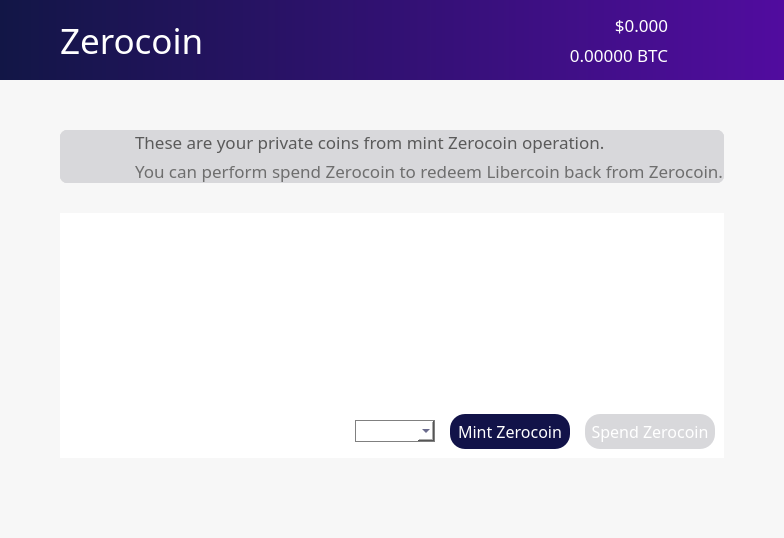
<?xml version="1.0" encoding="UTF-8"?>
<ui version="4.0">
 <class>ZerocoinPage</class>
 <widget class="QWidget" name="ZerocoinPage">
  <property name="geometry">
   <rect>
    <x>0</x>
    <y>0</y>
    <width>734</width>
    <height>538</height>
   </rect>
  </property>
  <property name="sizePolicy">
   <sizepolicy hsizetype="Preferred" vsizetype="Preferred">
    <horstretch>0</horstretch>
    <verstretch>0</verstretch>
   </sizepolicy>
  </property>
  <property name="minimumSize">
   <size>
    <width>0</width>
    <height>0</height>
   </size>
  </property>
  <property name="palette">
   <palette>
    <active>
     <colorrole role="WindowText">
      <brush brushstyle="SolidPattern">
       <color alpha="255">
        <red>0</red>
        <green>0</green>
        <blue>0</blue>
       </color>
      </brush>
     </colorrole>
     <colorrole role="Button">
      <brush brushstyle="SolidPattern">
       <color alpha="250">
        <red>247</red>
        <green>247</green>
        <blue>247</blue>
       </color>
      </brush>
     </colorrole>
     <colorrole role="Midlight">
      <brush brushstyle="SolidPattern">
       <color alpha="255">
        <red>255</red>
        <green>255</green>
        <blue>255</blue>
       </color>
      </brush>
     </colorrole>
     <colorrole role="Dark">
      <brush brushstyle="SolidPattern">
       <color alpha="255">
        <red>225</red>
        <green>225</green>
        <blue>225</blue>
       </color>
      </brush>
     </colorrole>
     <colorrole role="Mid">
      <brush brushstyle="SolidPattern">
       <color alpha="255">
        <red>0</red>
        <green>0</green>
        <blue>255</blue>
       </color>
      </brush>
     </colorrole>
     <colorrole role="Text">
      <brush brushstyle="SolidPattern">
       <color alpha="255">
        <red>0</red>
        <green>0</green>
        <blue>0</blue>
       </color>
      </brush>
     </colorrole>
     <colorrole role="BrightText">
      <brush brushstyle="SolidPattern">
       <color alpha="255">
        <red>255</red>
        <green>128</green>
        <blue>0</blue>
       </color>
      </brush>
     </colorrole>
     <colorrole role="ButtonText">
      <brush brushstyle="SolidPattern">
       <color alpha="255">
        <red>0</red>
        <green>0</green>
        <blue>0</blue>
       </color>
      </brush>
     </colorrole>
     <colorrole role="Base">
      <brush brushstyle="SolidPattern">
       <color alpha="250">
        <red>247</red>
        <green>247</green>
        <blue>247</blue>
       </color>
      </brush>
     </colorrole>
     <colorrole role="Window">
      <brush brushstyle="SolidPattern">
       <color alpha="250">
        <red>247</red>
        <green>247</green>
        <blue>247</blue>
       </color>
      </brush>
     </colorrole>
    </active>
    <inactive>
     <colorrole role="WindowText">
      <brush brushstyle="SolidPattern">
       <color alpha="255">
        <red>0</red>
        <green>0</green>
        <blue>0</blue>
       </color>
      </brush>
     </colorrole>
     <colorrole role="Button">
      <brush brushstyle="SolidPattern">
       <color alpha="250">
        <red>247</red>
        <green>247</green>
        <blue>247</blue>
       </color>
      </brush>
     </colorrole>
     <colorrole role="Midlight">
      <brush brushstyle="SolidPattern">
       <color alpha="255">
        <red>255</red>
        <green>255</green>
        <blue>255</blue>
       </color>
      </brush>
     </colorrole>
     <colorrole role="Dark">
      <brush brushstyle="SolidPattern">
       <color alpha="255">
        <red>225</red>
        <green>225</green>
        <blue>225</blue>
       </color>
      </brush>
     </colorrole>
     <colorrole role="Mid">
      <brush brushstyle="SolidPattern">
       <color alpha="255">
        <red>0</red>
        <green>0</green>
        <blue>255</blue>
       </color>
      </brush>
     </colorrole>
     <colorrole role="Text">
      <brush brushstyle="SolidPattern">
       <color alpha="255">
        <red>0</red>
        <green>0</green>
        <blue>0</blue>
       </color>
      </brush>
     </colorrole>
     <colorrole role="BrightText">
      <brush brushstyle="SolidPattern">
       <color alpha="255">
        <red>255</red>
        <green>128</green>
        <blue>0</blue>
       </color>
      </brush>
     </colorrole>
     <colorrole role="ButtonText">
      <brush brushstyle="SolidPattern">
       <color alpha="255">
        <red>0</red>
        <green>0</green>
        <blue>0</blue>
       </color>
      </brush>
     </colorrole>
     <colorrole role="Base">
      <brush brushstyle="SolidPattern">
       <color alpha="250">
        <red>247</red>
        <green>247</green>
        <blue>247</blue>
       </color>
      </brush>
     </colorrole>
     <colorrole role="Window">
      <brush brushstyle="SolidPattern">
       <color alpha="250">
        <red>247</red>
        <green>247</green>
        <blue>247</blue>
       </color>
      </brush>
     </colorrole>
    </inactive>
    <disabled>
     <colorrole role="WindowText">
      <brush brushstyle="SolidPattern">
       <color alpha="255">
        <red>225</red>
        <green>225</green>
        <blue>225</blue>
       </color>
      </brush>
     </colorrole>
     <colorrole role="Button">
      <brush brushstyle="SolidPattern">
       <color alpha="250">
        <red>247</red>
        <green>247</green>
        <blue>247</blue>
       </color>
      </brush>
     </colorrole>
     <colorrole role="Midlight">
      <brush brushstyle="SolidPattern">
       <color alpha="255">
        <red>255</red>
        <green>255</green>
        <blue>255</blue>
       </color>
      </brush>
     </colorrole>
     <colorrole role="Dark">
      <brush brushstyle="SolidPattern">
       <color alpha="255">
        <red>225</red>
        <green>225</green>
        <blue>225</blue>
       </color>
      </brush>
     </colorrole>
     <colorrole role="Mid">
      <brush brushstyle="SolidPattern">
       <color alpha="255">
        <red>0</red>
        <green>0</green>
        <blue>255</blue>
       </color>
      </brush>
     </colorrole>
     <colorrole role="Text">
      <brush brushstyle="SolidPattern">
       <color alpha="255">
        <red>225</red>
        <green>225</green>
        <blue>225</blue>
       </color>
      </brush>
     </colorrole>
     <colorrole role="BrightText">
      <brush brushstyle="SolidPattern">
       <color alpha="255">
        <red>255</red>
        <green>128</green>
        <blue>0</blue>
       </color>
      </brush>
     </colorrole>
     <colorrole role="ButtonText">
      <brush brushstyle="SolidPattern">
       <color alpha="255">
        <red>225</red>
        <green>225</green>
        <blue>225</blue>
       </color>
      </brush>
     </colorrole>
     <colorrole role="Base">
      <brush brushstyle="SolidPattern">
       <color alpha="250">
        <red>247</red>
        <green>247</green>
        <blue>247</blue>
       </color>
      </brush>
     </colorrole>
     <colorrole role="Window">
      <brush brushstyle="SolidPattern">
       <color alpha="250">
        <red>247</red>
        <green>247</green>
        <blue>247</blue>
       </color>
      </brush>
     </colorrole>
    </disabled>
   </palette>
  </property>
  <property name="font">
   <font>
    <family>Snell Roundhand</family>
   </font>
  </property>
  <property name="windowTitle">
   <string>Form</string>
  </property>
  <property name="autoFillBackground">
   <bool>false</bool>
  </property>
  <property name="styleSheet">
   <string notr="true">background-color:rgba(247, 247, 247, 250);
border:0;
</string>
  </property>
  <layout class="QVBoxLayout" name="topLayout">
   <property name="spacing">
    <number>0</number>
   </property>
   <property name="leftMargin">
    <number>0</number>
   </property>
   <property name="topMargin">
    <number>0</number>
   </property>
   <property name="rightMargin">
    <number>0</number>
   </property>
   <property name="bottomMargin">
    <number>0</number>
   </property>
   <item>
    <layout class="QHBoxLayout" name="horizontalLayout" stretch="0">
     <property name="spacing">
      <number>0</number>
     </property>
     <item>
      <layout class="QVBoxLayout" name="verticalLayout_2" stretch="0,0,0">
       <item>
        <layout class="QHBoxLayout" name="Nav">
         <property name="spacing">
          <number>0</number>
         </property>
         <property name="sizeConstraint">
          <enum>QLayout::SetDefaultConstraint</enum>
         </property>
         <property name="topMargin">
          <number>0</number>
         </property>
         <item>
          <widget class="QFrame" name="NavBar">
           <property name="sizePolicy">
            <sizepolicy hsizetype="Preferred" vsizetype="Preferred">
             <horstretch>0</horstretch>
             <verstretch>0</verstretch>
            </sizepolicy>
           </property>
           <property name="minimumSize">
            <size>
             <width>0</width>
             <height>80</height>
            </size>
           </property>
           <property name="maximumSize">
            <size>
             <width>16777215</width>
             <height>80</height>
            </size>
           </property>
           <property name="layoutDirection">
            <enum>Qt::LeftToRight</enum>
           </property>
           <property name="autoFillBackground">
            <bool>false</bool>
           </property>
           <property name="styleSheet">
            <string notr="true">background: QLinearGradient(x1: 0, y1: 0, x2: 1, y2: 0, stop: 0 #121646, stop: 1 #510c9f);
border:0;
</string>
           </property>
           <property name="frameShape">
            <enum>QFrame::StyledPanel</enum>
           </property>
           <property name="frameShadow">
            <enum>QFrame::Raised</enum>
           </property>
           <layout class="QHBoxLayout" name="horizontalLayout_3">
            <property name="spacing">
             <number>-1</number>
            </property>
            <property name="leftMargin">
             <number>60</number>
            </property>
            <property name="topMargin">
             <number>0</number>
            </property>
            <property name="rightMargin">
             <number>60</number>
            </property>
            <property name="bottomMargin">
             <number>0</number>
            </property>
            <item>
             <widget class="QLabel" name="label_2">
              <property name="sizePolicy">
               <sizepolicy hsizetype="Preferred" vsizetype="Preferred">
                <horstretch>0</horstretch>
                <verstretch>0</verstretch>
               </sizepolicy>
              </property>
              <property name="font">
               <font>
                <family>ZoinLight</family>
                <pointsize>26</pointsize>
               </font>
              </property>
              <property name="autoFillBackground">
               <bool>false</bool>
              </property>
              <property name="styleSheet">
               <string notr="true">color:white;
background-color: rgba(255, 255, 255,0);</string>
              </property>
              <property name="text">
               <string>Zerocoin</string>
              </property>
              <property name="indent">
               <number>0</number>
              </property>
             </widget>
            </item>
            <item>
             <layout class="QVBoxLayout" name="verticalLayout_5">
              <item>
               <widget class="QLabel" name="priceUSD">
                <property name="font">
                 <font>
                  <family>ZoinMedium</family>
                  <pointsize>13</pointsize>
                  <weight>50</weight>
                  <bold>false</bold>
                 </font>
                </property>
                <property name="styleSheet">
                 <string notr="true">background-color: rgb(0,0,0,0);
color: white;</string>
                </property>
                <property name="text">
                 <string>$0.000</string>
                </property>
                <property name="alignment">
                 <set>Qt::AlignBottom|Qt::AlignRight|Qt::AlignTrailing</set>
                </property>
               </widget>
              </item>
              <item>
               <widget class="QLabel" name="priceBTC">
                <property name="font">
                 <font>
                  <family>ZoinLight</family>
                  <pointsize>13</pointsize>
                 </font>
                </property>
                <property name="styleSheet">
                 <string notr="true">background-color: rgb(0,0,0,0);
color: white;</string>
                </property>
                <property name="text">
                 <string>0.00000 BTC</string>
                </property>
                <property name="alignment">
                 <set>Qt::AlignRight|Qt::AlignTop|Qt::AlignTrailing</set>
                </property>
               </widget>
              </item>
             </layout>
            </item>
            <item>
             <widget class="QPushButton" name="pushButton">
              <property name="minimumSize">
               <size>
                <width>50</width>
                <height>80</height>
               </size>
              </property>
              <property name="maximumSize">
               <size>
                <width>50</width>
                <height>80</height>
               </size>
              </property>
              <property name="styleSheet">
               <string notr="true">background: rgb(0,0,0,0);</string>
              </property>
              <property name="text">
               <string/>
              </property>
              <property name="icon">
               <iconset resource="../bitcoin.qrc">
                <normaloff>:/icons/Exports_45</normaloff>:/icons/Exports_45</iconset>
              </property>
              <property name="iconSize">
               <size>
                <width>70</width>
                <height>70</height>
               </size>
              </property>
             </widget>
            </item>
           </layout>
          </widget>
         </item>
        </layout>
       </item>
       <item>
        <widget class="QFrame" name="frame">
         <property name="palette">
          <palette>
           <active>
            <colorrole role="Button">
             <brush brushstyle="SolidPattern">
              <color alpha="250">
               <red>247</red>
               <green>247</green>
               <blue>247</blue>
              </color>
             </brush>
            </colorrole>
            <colorrole role="Base">
             <brush brushstyle="SolidPattern">
              <color alpha="250">
               <red>247</red>
               <green>247</green>
               <blue>247</blue>
              </color>
             </brush>
            </colorrole>
            <colorrole role="Window">
             <brush brushstyle="SolidPattern">
              <color alpha="250">
               <red>247</red>
               <green>247</green>
               <blue>247</blue>
              </color>
             </brush>
            </colorrole>
           </active>
           <inactive>
            <colorrole role="Button">
             <brush brushstyle="SolidPattern">
              <color alpha="250">
               <red>247</red>
               <green>247</green>
               <blue>247</blue>
              </color>
             </brush>
            </colorrole>
            <colorrole role="Base">
             <brush brushstyle="SolidPattern">
              <color alpha="250">
               <red>247</red>
               <green>247</green>
               <blue>247</blue>
              </color>
             </brush>
            </colorrole>
            <colorrole role="Window">
             <brush brushstyle="SolidPattern">
              <color alpha="250">
               <red>247</red>
               <green>247</green>
               <blue>247</blue>
              </color>
             </brush>
            </colorrole>
           </inactive>
           <disabled>
            <colorrole role="Button">
             <brush brushstyle="SolidPattern">
              <color alpha="250">
               <red>247</red>
               <green>247</green>
               <blue>247</blue>
              </color>
             </brush>
            </colorrole>
            <colorrole role="Base">
             <brush brushstyle="SolidPattern">
              <color alpha="250">
               <red>247</red>
               <green>247</green>
               <blue>247</blue>
              </color>
             </brush>
            </colorrole>
            <colorrole role="Window">
             <brush brushstyle="SolidPattern">
              <color alpha="250">
               <red>247</red>
               <green>247</green>
               <blue>247</blue>
              </color>
             </brush>
            </colorrole>
           </disabled>
          </palette>
         </property>
         <property name="styleSheet">
          <string notr="true"/>
         </property>
         <property name="frameShape">
          <enum>QFrame::NoFrame</enum>
         </property>
         <property name="frameShadow">
          <enum>QFrame::Raised</enum>
         </property>
         <property name="lineWidth">
          <number>1</number>
         </property>
         <property name="midLineWidth">
          <number>0</number>
         </property>
         <layout class="QVBoxLayout" name="verticalLayout_4">
          <property name="spacing">
           <number>0</number>
          </property>
          <property name="leftMargin">
           <number>60</number>
          </property>
          <property name="topMargin">
           <number>50</number>
          </property>
          <property name="rightMargin">
           <number>60</number>
          </property>
          <property name="bottomMargin">
           <number>0</number>
          </property>
          <item>
           <widget class="QFrame" name="balance_frame">
            <property name="enabled">
             <bool>true</bool>
            </property>
            <property name="palette">
             <palette>
              <active>
               <colorrole role="Button">
                <brush brushstyle="SolidPattern">
                 <color alpha="255">
                  <red>216</red>
                  <green>216</green>
                  <blue>219</blue>
                 </color>
                </brush>
               </colorrole>
               <colorrole role="Base">
                <brush brushstyle="SolidPattern">
                 <color alpha="255">
                  <red>216</red>
                  <green>216</green>
                  <blue>219</blue>
                 </color>
                </brush>
               </colorrole>
               <colorrole role="Window">
                <brush brushstyle="SolidPattern">
                 <color alpha="255">
                  <red>216</red>
                  <green>216</green>
                  <blue>219</blue>
                 </color>
                </brush>
               </colorrole>
              </active>
              <inactive>
               <colorrole role="Button">
                <brush brushstyle="SolidPattern">
                 <color alpha="255">
                  <red>216</red>
                  <green>216</green>
                  <blue>219</blue>
                 </color>
                </brush>
               </colorrole>
               <colorrole role="Base">
                <brush brushstyle="SolidPattern">
                 <color alpha="255">
                  <red>216</red>
                  <green>216</green>
                  <blue>219</blue>
                 </color>
                </brush>
               </colorrole>
               <colorrole role="Window">
                <brush brushstyle="SolidPattern">
                 <color alpha="255">
                  <red>216</red>
                  <green>216</green>
                  <blue>219</blue>
                 </color>
                </brush>
               </colorrole>
              </inactive>
              <disabled>
               <colorrole role="Button">
                <brush brushstyle="SolidPattern">
                 <color alpha="255">
                  <red>216</red>
                  <green>216</green>
                  <blue>219</blue>
                 </color>
                </brush>
               </colorrole>
               <colorrole role="Base">
                <brush brushstyle="SolidPattern">
                 <color alpha="255">
                  <red>216</red>
                  <green>216</green>
                  <blue>219</blue>
                 </color>
                </brush>
               </colorrole>
               <colorrole role="Window">
                <brush brushstyle="SolidPattern">
                 <color alpha="255">
                  <red>216</red>
                  <green>216</green>
                  <blue>219</blue>
                 </color>
                </brush>
               </colorrole>
              </disabled>
             </palette>
            </property>
            <property name="contextMenuPolicy">
             <enum>Qt::DefaultContextMenu</enum>
            </property>
            <property name="styleSheet">
             <string notr="true">background-color: rgb(216, 216, 219);
border:0;
border-radius:7px;
border-style:solid;</string>
            </property>
            <property name="frameShape">
             <enum>QFrame::StyledPanel</enum>
            </property>
            <property name="frameShadow">
             <enum>QFrame::Plain</enum>
            </property>
            <property name="lineWidth">
             <number>1</number>
            </property>
            <layout class="QHBoxLayout" name="horizontalLayout_4">
             <property name="spacing">
              <number>0</number>
             </property>
             <property name="sizeConstraint">
              <enum>QLayout::SetDefaultConstraint</enum>
             </property>
             <property name="leftMargin">
              <number>0</number>
             </property>
             <property name="topMargin">
              <number>0</number>
             </property>
             <property name="rightMargin">
              <number>0</number>
             </property>
             <property name="bottomMargin">
              <number>0</number>
             </property>
             <item>
              <widget class="QPushButton" name="pushButton_3">
               <property name="sizePolicy">
                <sizepolicy hsizetype="Fixed" vsizetype="Preferred">
                 <horstretch>0</horstretch>
                 <verstretch>0</verstretch>
                </sizepolicy>
               </property>
               <property name="minimumSize">
                <size>
                 <width>75</width>
                 <height>0</height>
                </size>
               </property>
               <property name="text">
                <string/>
               </property>
               <property name="icon">
                <iconset resource="../bitcoin.qrc">
                 <normaloff>:/icons/Exports_47</normaloff>:/icons/Exports_47</iconset>
               </property>
               <property name="iconSize">
                <size>
                 <width>70</width>
                 <height>70</height>
                </size>
               </property>
              </widget>
             </item>
             <item>
              <layout class="QVBoxLayout" name="verticalLayout_6">
               <property name="spacing">
                <number>5</number>
               </property>
               <property name="leftMargin">
                <number>0</number>
               </property>
               <property name="topMargin">
                <number>0</number>
               </property>
               <property name="bottomMargin">
                <number>0</number>
               </property>
               <item>
                <widget class="QLabel" name="label_3">
                 <property name="enabled">
                  <bool>false</bool>
                 </property>
                 <property name="sizePolicy">
                  <sizepolicy hsizetype="Preferred" vsizetype="Preferred">
                   <horstretch>0</horstretch>
                   <verstretch>0</verstretch>
                  </sizepolicy>
                 </property>
                 <property name="font">
                  <font>
                   <family>ZoinMedium</family>
                   <pointsize>13</pointsize>
                   <weight>50</weight>
                   <bold>false</bold>
                  </font>
                 </property>
                 <property name="layoutDirection">
                  <enum>Qt::LeftToRight</enum>
                 </property>
                 <property name="autoFillBackground">
                  <bool>false</bool>
                 </property>
                 <property name="styleSheet">
                  <string notr="true">color: rgb(90, 90, 90);</string>
                 </property>
                 <property name="text">
                  <string>These are your private coins from mint Zerocoin operation.</string>
                 </property>
                 <property name="alignment">
                  <set>Qt::AlignBottom|Qt::AlignLeading|Qt::AlignLeft</set>
                 </property>
                 <property name="indent">
                  <number>-1</number>
                 </property>
                </widget>
               </item>
               <item>
                <widget class="QLabel" name="labelUnconfirmed">
                 <property name="enabled">
                  <bool>false</bool>
                 </property>
                 <property name="sizePolicy">
                  <sizepolicy hsizetype="Preferred" vsizetype="Preferred">
                   <horstretch>0</horstretch>
                   <verstretch>0</verstretch>
                  </sizepolicy>
                 </property>
                 <property name="font">
                  <font>
                   <family>ZoinLight</family>
                   <pointsize>13</pointsize>
                   <weight>50</weight>
                   <bold>false</bold>
                  </font>
                 </property>
                 <property name="cursor">
                  <cursorShape>IBeamCursor</cursorShape>
                 </property>
                 <property name="toolTip">
                  <string>Total of transactions that have yet to be confirmed, and do not yet count toward the current balance</string>
                 </property>
                 <property name="layoutDirection">
                  <enum>Qt::LeftToRight</enum>
                 </property>
                 <property name="styleSheet">
                  <string notr="true">color: rgb(110, 110, 110);</string>
                 </property>
                 <property name="text">
                  <string notr="true">You can perform spend Zerocoin to redeem Libercoin back from Zerocoin.</string>
                 </property>
                 <property name="alignment">
                  <set>Qt::AlignLeading|Qt::AlignLeft|Qt::AlignTop</set>
                 </property>
                 <property name="textInteractionFlags">
                  <set>Qt::LinksAccessibleByMouse|Qt::TextSelectableByKeyboard|Qt::TextSelectableByMouse</set>
                 </property>
                </widget>
               </item>
              </layout>
             </item>
            </layout>
           </widget>
          </item>
          <item>
           <layout class="QVBoxLayout" name="verticalLayout_11">
            <property name="topMargin">
             <number>30</number>
            </property>
           </layout>
          </item>
          <item>
           <widget class="QFrame" name="frame_4">
            <property name="palette">
             <palette>
              <active>
               <colorrole role="Button">
                <brush brushstyle="SolidPattern">
                 <color alpha="255">
                  <red>216</red>
                  <green>216</green>
                  <blue>219</blue>
                 </color>
                </brush>
               </colorrole>
               <colorrole role="Base">
                <brush brushstyle="SolidPattern">
                 <color alpha="255">
                  <red>216</red>
                  <green>216</green>
                  <blue>219</blue>
                 </color>
                </brush>
               </colorrole>
               <colorrole role="Window">
                <brush brushstyle="SolidPattern">
                 <color alpha="255">
                  <red>216</red>
                  <green>216</green>
                  <blue>219</blue>
                 </color>
                </brush>
               </colorrole>
              </active>
              <inactive>
               <colorrole role="Button">
                <brush brushstyle="SolidPattern">
                 <color alpha="255">
                  <red>216</red>
                  <green>216</green>
                  <blue>219</blue>
                 </color>
                </brush>
               </colorrole>
               <colorrole role="Base">
                <brush brushstyle="SolidPattern">
                 <color alpha="255">
                  <red>216</red>
                  <green>216</green>
                  <blue>219</blue>
                 </color>
                </brush>
               </colorrole>
               <colorrole role="Window">
                <brush brushstyle="SolidPattern">
                 <color alpha="255">
                  <red>216</red>
                  <green>216</green>
                  <blue>219</blue>
                 </color>
                </brush>
               </colorrole>
              </inactive>
              <disabled>
               <colorrole role="Button">
                <brush brushstyle="SolidPattern">
                 <color alpha="255">
                  <red>216</red>
                  <green>216</green>
                  <blue>219</blue>
                 </color>
                </brush>
               </colorrole>
               <colorrole role="Base">
                <brush brushstyle="SolidPattern">
                 <color alpha="255">
                  <red>216</red>
                  <green>216</green>
                  <blue>219</blue>
                 </color>
                </brush>
               </colorrole>
               <colorrole role="Window">
                <brush brushstyle="SolidPattern">
                 <color alpha="255">
                  <red>216</red>
                  <green>216</green>
                  <blue>219</blue>
                 </color>
                </brush>
               </colorrole>
              </disabled>
             </palette>
            </property>
            <property name="styleSheet">
             <string notr="true">background-color: rgb(216, 216, 219);
border:0;</string>
            </property>
            <property name="frameShape">
             <enum>QFrame::StyledPanel</enum>
            </property>
            <property name="frameShadow">
             <enum>QFrame::Raised</enum>
            </property>
            <layout class="QVBoxLayout" name="verticalLayout">
             <property name="spacing">
              <number>0</number>
             </property>
             <property name="leftMargin">
              <number>0</number>
             </property>
             <property name="topMargin">
              <number>0</number>
             </property>
             <property name="rightMargin">
              <number>0</number>
             </property>
             <property name="bottomMargin">
              <number>0</number>
             </property>
             <item>
              <widget class="QTableView" name="tableView">
               <property name="palette">
                <palette>
                 <active>
                  <colorrole role="Button">
                   <brush brushstyle="SolidPattern">
                    <color alpha="255">
                     <red>255</red>
                     <green>255</green>
                     <blue>255</blue>
                    </color>
                   </brush>
                  </colorrole>
                  <colorrole role="Base">
                   <brush brushstyle="SolidPattern">
                    <color alpha="255">
                     <red>255</red>
                     <green>255</green>
                     <blue>255</blue>
                    </color>
                   </brush>
                  </colorrole>
                  <colorrole role="Window">
                   <brush brushstyle="SolidPattern">
                    <color alpha="255">
                     <red>255</red>
                     <green>255</green>
                     <blue>255</blue>
                    </color>
                   </brush>
                  </colorrole>
                 </active>
                 <inactive>
                  <colorrole role="Button">
                   <brush brushstyle="SolidPattern">
                    <color alpha="255">
                     <red>255</red>
                     <green>255</green>
                     <blue>255</blue>
                    </color>
                   </brush>
                  </colorrole>
                  <colorrole role="Base">
                   <brush brushstyle="SolidPattern">
                    <color alpha="255">
                     <red>255</red>
                     <green>255</green>
                     <blue>255</blue>
                    </color>
                   </brush>
                  </colorrole>
                  <colorrole role="Window">
                   <brush brushstyle="SolidPattern">
                    <color alpha="255">
                     <red>255</red>
                     <green>255</green>
                     <blue>255</blue>
                    </color>
                   </brush>
                  </colorrole>
                 </inactive>
                 <disabled>
                  <colorrole role="Button">
                   <brush brushstyle="SolidPattern">
                    <color alpha="255">
                     <red>255</red>
                     <green>255</green>
                     <blue>255</blue>
                    </color>
                   </brush>
                  </colorrole>
                  <colorrole role="Base">
                   <brush brushstyle="SolidPattern">
                    <color alpha="255">
                     <red>255</red>
                     <green>255</green>
                     <blue>255</blue>
                    </color>
                   </brush>
                  </colorrole>
                  <colorrole role="Window">
                   <brush brushstyle="SolidPattern">
                    <color alpha="255">
                     <red>255</red>
                     <green>255</green>
                     <blue>255</blue>
                    </color>
                   </brush>
                  </colorrole>
                 </disabled>
                </palette>
               </property>
               <property name="font">
                <font>
                 <family>ZoinRegular</family>
                 <pointsize>12</pointsize>
                </font>
               </property>
               <property name="styleSheet">
                <string notr="true">background-color: rgb(255, 255, 255);
border:0;
</string>
               </property>
               <property name="lineWidth">
                <number>0</number>
               </property>
               <property name="showDropIndicator" stdset="0">
                <bool>false</bool>
               </property>
               <property name="selectionBehavior">
                <enum>QAbstractItemView::SelectRows</enum>
               </property>
               <property name="showGrid">
                <bool>false</bool>
               </property>
               <property name="gridStyle">
                <enum>Qt::NoPen</enum>
               </property>
               <property name="wordWrap">
                <bool>false</bool>
               </property>
               <property name="cornerButtonEnabled">
                <bool>false</bool>
               </property>
               <attribute name="horizontalHeaderVisible">
                <bool>true</bool>
               </attribute>
              </widget>
             </item>
             <item>
              <widget class="QFrame" name="frame_3">
               <property name="styleSheet">
                <string notr="true">color:white;
background-color: rgb(255,255,255);
border:0;
</string>
               </property>
               <property name="frameShape">
                <enum>QFrame::StyledPanel</enum>
               </property>
               <property name="frameShadow">
                <enum>QFrame::Raised</enum>
               </property>
               <layout class="QHBoxLayout" name="horizontalLayout_5">
                <property name="spacing">
                 <number>15</number>
                </property>
                <item>
                 <spacer name="horizontalSpacer">
                  <property name="orientation">
                   <enum>Qt::Horizontal</enum>
                  </property>
                  <property name="sizeHint" stdset="0">
                   <size>
                    <width>40</width>
                    <height>20</height>
                   </size>
                  </property>
                 </spacer>
                </item>
                <item>
                 <widget class="QComboBox" name="zerocoinAmount">
                  <property name="minimumSize">
                   <size>
                    <width>80</width>
                    <height>0</height>
                   </size>
                  </property>
                  <property name="font">
                   <font>
                    <family>ZoinLight</family>
                    <pointsize>10</pointsize>
                   </font>
                  </property>
                  <property name="styleSheet">
                   <string notr="true">color: #121349;
border-radius:15px;
border-color:gray;
border-width:1px;
border-style:solid;</string>
                  </property>
                  <property name="editable">
                   <bool>false</bool>
                  </property>
                  <property name="currentText">
                   <string/>
                  </property>
                 </widget>
                </item>
                <item>
                 <widget class="QPushButton" name="zerocoinMintButton">
                  <property name="sizePolicy">
                   <sizepolicy hsizetype="Fixed" vsizetype="Fixed">
                    <horstretch>0</horstretch>
                    <verstretch>0</verstretch>
                   </sizepolicy>
                  </property>
                  <property name="font">
                   <font>
                    <family>ZoinRegular</family>
                    <pointsize>12</pointsize>
                    <weight>50</weight>
                    <bold>false</bold>
                   </font>
                  </property>
                  <property name="styleSheet">
                   <string notr="true">background-color: #121349;
color: white;
border-radius:15px;
height:35px;
width:120px;
border-color:gray;
border-width:0px;
border-style:solid;</string>
                  </property>
                  <property name="text">
                   <string>Mint Zerocoin</string>
                  </property>
                 </widget>
                </item>
                <item>
                 <widget class="QPushButton" name="zerocoinSpendButton">
                  <property name="enabled">
                   <bool>true</bool>
                  </property>
                  <property name="sizePolicy">
                   <sizepolicy hsizetype="Fixed" vsizetype="Fixed">
                    <horstretch>0</horstretch>
                    <verstretch>0</verstretch>
                   </sizepolicy>
                  </property>
                  <property name="font">
                   <font>
                    <family>ZoinRegular</family>
                    <pointsize>12</pointsize>
                    <weight>50</weight>
                    <bold>false</bold>
                   </font>
                  </property>
                  <property name="styleSheet">
                   <string notr="true">background-color: rgb(216, 216, 219);
color: white;
border-radius:15px;
height:35px;
width:130px;
border-color:gray;
border-width:0px;
border-style:solid;
</string>
                  </property>
                  <property name="text">
                   <string>Spend Zerocoin</string>
                  </property>
                 </widget>
                </item>
               </layout>
              </widget>
             </item>
            </layout>
           </widget>
          </item>
          <item>
           <layout class="QHBoxLayout" name="horizontalLayout_7">
            <property name="spacing">
             <number>0</number>
            </property>
            <property name="topMargin">
             <number>0</number>
            </property>
            <item>
             <spacer name="horizontalSpacer_2">
              <property name="orientation">
               <enum>Qt::Horizontal</enum>
              </property>
              <property name="sizeHint" stdset="0">
               <size>
                <width>40</width>
                <height>20</height>
               </size>
              </property>
             </spacer>
            </item>
           </layout>
          </item>
         </layout>
        </widget>
       </item>
       <item>
        <widget class="QWidget" name="StatusBar" native="true">
         <property name="sizePolicy">
          <sizepolicy hsizetype="Preferred" vsizetype="Preferred">
           <horstretch>0</horstretch>
           <verstretch>0</verstretch>
          </sizepolicy>
         </property>
         <property name="minimumSize">
          <size>
           <width>0</width>
           <height>0</height>
          </size>
         </property>
         <property name="styleSheet">
          <string notr="true">background-color:rgba(247, 247, 247, 250);</string>
         </property>
         <layout class="QHBoxLayout" name="horizontalLayout_8">
          <property name="spacing">
           <number>10</number>
          </property>
          <property name="leftMargin">
           <number>60</number>
          </property>
          <property name="topMargin">
           <number>30</number>
          </property>
          <property name="rightMargin">
           <number>60</number>
          </property>
          <property name="bottomMargin">
           <number>30</number>
          </property>
          <item>
           <layout class="QVBoxLayout" name="statusText">
            <property name="spacing">
             <number>0</number>
            </property>
            <property name="topMargin">
             <number>0</number>
            </property>
            <property name="bottomMargin">
             <number>0</number>
            </property>
           </layout>
          </item>
          <item>
           <layout class="QHBoxLayout" name="statusBar">
            <property name="topMargin">
             <number>0</number>
            </property>
            <property name="bottomMargin">
             <number>0</number>
            </property>
           </layout>
          </item>
         </layout>
        </widget>
       </item>
      </layout>
     </item>
    </layout>
   </item>
  </layout>
 </widget>
 <resources>
  <include location="../bitcoin.qrc"/>
 </resources>
 <connections/>
</ui>
